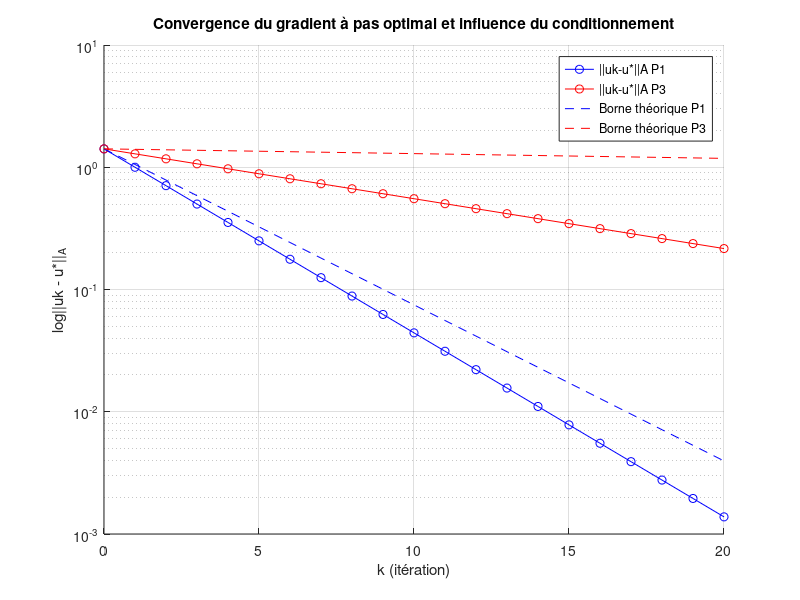

Write MATLAB code to recreate this figure.
clear; clc; close all;

% Define A and b
A1 = [2 -2; -2 4];
b1 = [0; 2];

A3 = [10 7; 7 5];
b3 = [-2; -1];

% Exact solutions
u_star1 = A1\b1;
u_star3 = A3\b3;

% Conditioning
r1 = cond(A1);
r3 = cond(A3);
fprintf('Conditionnement A1: %.4f\n', r1);
fprintf('Conditionnement A3: %.4f\n', r3);

% Initial guess
u0 = [0; 0];

maxIter = 20;

%% === PROBLEM 1 ===
A = A1; b = b1; u_star = u_star1;
uk = u0;
tslesuk1 = uk;

for k = 1:maxIter
    wk = A*uk - b;                       % gradient
    alphak = (wk'*wk) / (wk'*(A*wk));    % optimal step
    uk = uk - alphak * wk;               % update
    tslesuk1 = [tslesuk1 uk];
end

%% === PROBLEM 3 ===
A = A3; b = b3; u_star = u_star3;
uk = u0;
tslesuk3 = uk;

for k = 1:maxIter
    wk = A*uk - b;
    alphak = (wk'*wk) / (wk'*(A*wk));
    uk = uk - alphak * wk;
    tslesuk3 = [tslesuk3 uk];
end

%% === Compute A-norm errors ===
for k = 1:size(tslesuk1,2)
    e1 = tslesuk1(:,k) - u_star1;
    normA1(k) = sqrt(e1' * A1 * e1);
end

for k = 1:size(tslesuk3,2)
    e3 = tslesuk3(:,k) - u_star3;
    normA3(k) = sqrt(e3' * A3 * e3);
end

%% === Theoretical bounds ===
bound1 = ((r1-1)/(r1+1)).^(0:size(tslesuk1,2)-1) ...
    * sqrt((u0-u_star1)'*A1*(u0-u_star1));
bound3 = ((r3-1)/(r3+1)).^(0:size(tslesuk3,2)-1) ...
    * sqrt((u0-u_star3)'*A3*(u0-u_star3));

%% === Plot ===
figure;
hold on;
semilogy(0:size(tslesuk1,2)-1, normA1, 'b-o', 'DisplayName','||uk-u*||A P1');
semilogy(0:size(tslesuk3,2)-1, normA3, 'r-o', 'DisplayName','||uk-u*||A P3');
semilogy(0:size(tslesuk1,2)-1, bound1, 'b--', 'DisplayName','Borne théorique P1');
semilogy(0:size(tslesuk3,2)-1, bound3, 'r--', 'DisplayName','Borne théorique P3');
xlabel('k (itération)');
ylabel('log||uk - u*||_A');
legend show;
grid on;
title('Convergence du gradient à pas optimal et influence du conditionnement');
hold off;
